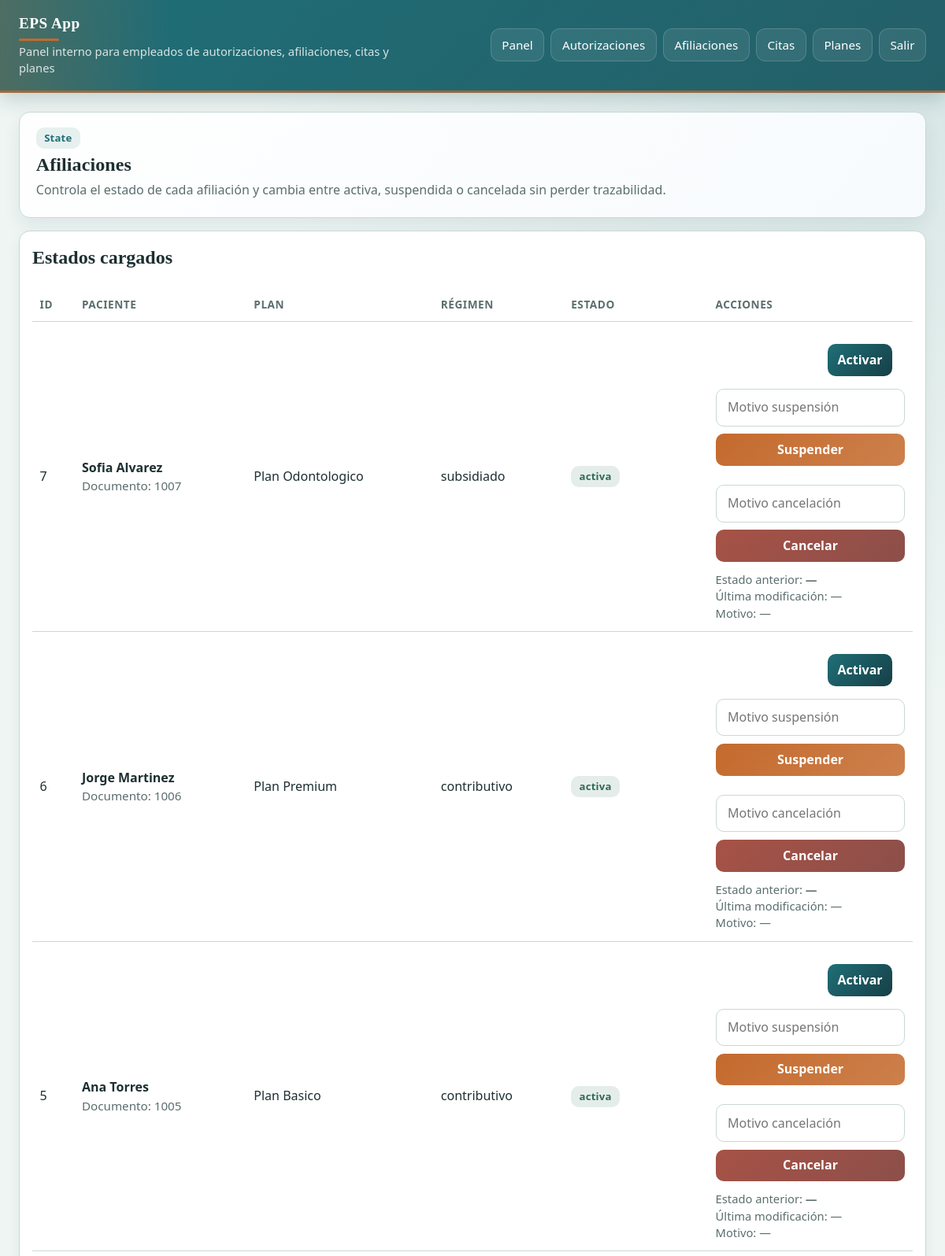
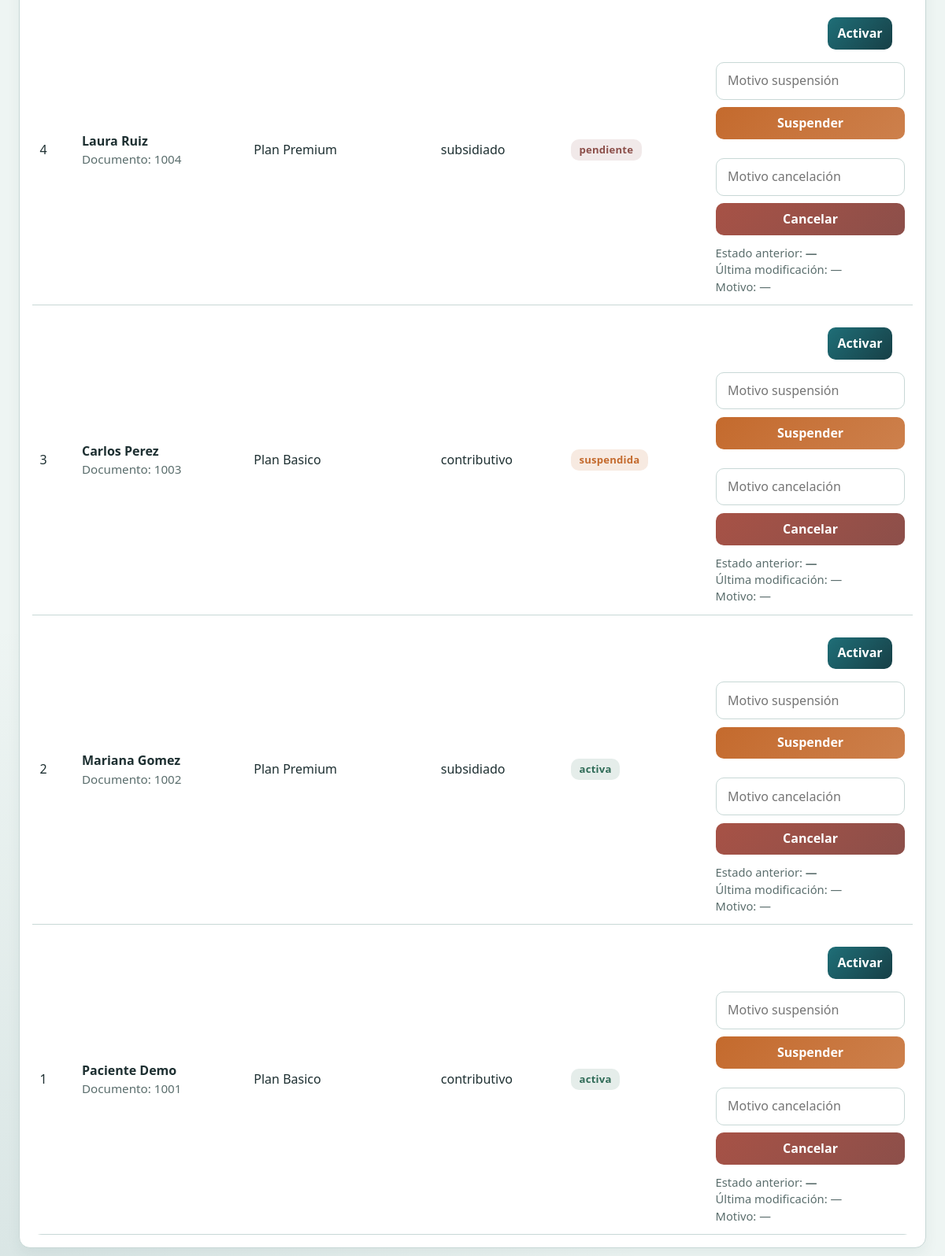
/afiliaciones/ (signed in), run on the app's committed database (2 pictures, top to bottom).
### tables this page shows
CREATE TABLE afiliaciones (
            id INTEGER PRIMARY KEY AUTOINCREMENT,
            paciente_id INTEGER NOT NULL,
            eps_nombre TEXT NOT NULL,
            regimen TEXT NOT NULL,
            estado TEXT NOT NULL,
            estado_anterior TEXT,
            fecha_afiliacion TEXT,
            fecha_cancelacion TEXT,
            motivo_modificacion TEXT,
            fecha_modificacion TEXT,
            FOREIGN KEY(paciente_id) REFERENCES pacientes(id)
        );

CREATE TABLE pacientes (
            id INTEGER PRIMARY KEY AUTOINCREMENT,
            nombre TEXT NOT NULL,
            documento TEXT UNIQUE NOT NULL,
            direccion TEXT,
            telefono TEXT,
            email TEXT,
            estado_afiliacion TEXT NOT NULL DEFAULT 'pendiente',
            plan_id INTEGER NOT NULL DEFAULT 1,
            FOREIGN KEY(plan_id) REFERENCES planes(id)
        );

CREATE TABLE planes (
            id INTEGER PRIMARY KEY AUTOINCREMENT,
            nombre TEXT NOT NULL,
            tipo TEXT NOT NULL,
            tarifa_base REAL NOT NULL,
            cobertura TEXT NOT NULL,
            incluye_ortodoncia INTEGER NOT NULL DEFAULT 0
        );

### presentation/controllers/affiliation_controller.py (the view)
@affiliation_bp.route("/")
@login_required
@role_required("admin", "auxiliar")
def index():
    affiliations = affiliation_service.list_affiliations()
    return render_template("afiliaciones/index.html", affiliations=affiliations)

### business/services/affiliation_service.py (called while the page is built)
    def list_affiliations(self):
        return self.affiliation_dao.list_all()

### data/database.py (called while the page is built)
def get_connection():
    if "db" not in g:
        database_path = Path(current_app.config["DATABASE"])
        connection = sqlite3.connect(database_path)
        connection.row_factory = sqlite3.Row
        g.db = connection
    return g.db

def close_connection(_error=None):
    connection = g.pop("db", None)
    if connection is not None:
        connection.close()

### presentation/controllers/auth_controller.py (called while the page is built)
def login_required(view):
    @wraps(view)
    def wrapped(*args, **kwargs):
        if "user_id" not in session:
            return redirect(url_for("auth.login"))
        return view(*args, **kwargs)
    return wrapped

def role_required(*allowed_roles):
    def decorator(view):
        @wraps(view)
        def wrapped(*args, **kwargs):
            if session.get("rol") not in allowed_roles:
                return redirect(url_for("auth.dashboard"))
            return view(*args, **kwargs)
        return wrapped
    return decorator

### presentation/templates/afiliaciones/index.html (shortened to what this page needs)
{% extends 'base.html' %}
{% block content %}
<section class="hero">
  <div class="badge">State</div>
  <h1>Afiliaciones</h1>
  <p>Controla el estado de cada afiliación y cambia entre activa, suspendida o cancelada sin perder trazabilidad.</p>
</section>
<section class="card">
  <h2>Estados cargados</h2>
  {% if affiliations %}
  <table>
    <thead>
      <tr>
        <th>ID</th>
        <th>Paciente</th>
        <th>Plan</th>
        <th>Régimen</th>
        <th>Estado</th>
        <th style="width:260px">Acciones</th>
      </tr>
    </thead>
    <tbody>
      {% for item in affiliations %}
      <tr class="main-row">
        <td class="muted">{{ item.id }}</td>
        <td>
          <strong>{{ item.paciente_nombre }}</strong>
          <div class="meta">Documento: {{ item.paciente_documento }}</div>
        </td>
        <td>{{ item.plan_nombre or '—' }}</td>
        <td>{{ item.regimen }}</td>
        <td>
          <span class="badge {% if item.estado == 'activa' %}success{% elif item.estado == 'suspendida' %}warning{% else %}danger{% endif %}">{{ item.estado }}</span>
        </td>
        <td>
          <div class="actions" style="justify-content:flex-end">
            <form method="post" action="{{ url_for('affiliation.change_state', affiliation_id=item.id, action='activar') }}" class="action-form">
              <button type="submit" title="Activar afiliación" class="btn-activate">Activar</button>
            </form>
            <div style="width:8px"></div>
            <form method="post" action="{{ url_for('affiliation.change_state', affiliation_id=item.id, action='suspender') }}" class="action-form">
              <input type="text" name="motivo_modificacion" placeholder="Motivo suspensión" class="reason-input" aria-label="Motivo suspensión">
              <button type="button" class="btn-suspend">Suspender</button>
            </form>
            <form method="post" action="{{ url_for('affiliation.change_state', affiliation_id=item.id, action='cancelar') }}" class="action-form">
              <input type="text" name="motivo_modificacion" placeholder="Motivo cancelación" class="reason-input" aria-label="Motivo cancelación">
              <button type="button" class="btn-cancel">Cancelar</button>
            </form>
          </div>
          <div class="detail meta" style="margin-top:.5rem">
            <div>Estado anterior: <strong>{{ item.estado_anterior or '—' }}</strong></div>
            <div>Última modificación: {{ item.fecha_modificacion or '—' }}</div>
            <div>Motivo: {{ item.motivo_modificacion or '—' }}</div>
          </div>
        </td>
      </tr>
      {% endfor %}
    </tbody>
  </table>
  {% else %}
    <p class="empty">No hay afiliaciones registradas.</p>
  {% endif %}
</section>
{% endblock %}

### presentation/templates/base.html (style rules this page uses)
:root { --bg: #eef5f3; --panel: #ffffff; --panel-soft: #f6fbfa; --text: #1d2f31; --muted: #5b6e6d; --primary: #1f6f78; --primary-2: #245f68; --primary-3: #173f46; --accent: #c46a2d; --border: #c8d8d6; --success: #2f6b57; --warning: var(--accent); --danger: #8c4f4a; }
* { box-sizing: border-box; }
body { font-family: "Segoe UI", Arial, sans-serif; margin: 0; background: radial-gradient(circle at top right, rgba(31,111,120,.12), transparent 26%), radial-gradient(circle at bottom left, rgba(36,95,104,.10), transparent 24%), var(--bg); color: var(--text); line-height: 1.45; }
.hero { background: linear-gradient(135deg, rgba(255,255,255,.95), rgba(248,251,254,.98)); border: 1px solid var(--border); border-radius: 14px; padding: 1.2rem 1.3rem; margin-bottom: 1rem; box-shadow: 0 10px 22px rgba(23,63,70,.07); }
.hero h1, .hero h2, .hero p { margin: .2rem 0; }
.hero p { color: var(--muted); }
.hero h1, .hero h2 { font-family: Georgia, "Times New Roman", serif; letter-spacing: .1px; }
.card { background: var(--panel); border: 1px solid var(--border); border-radius: 14px; padding: 1rem; box-shadow: 0 8px 18px rgba(23,63,70,.06); }
.card h2, .card h3 { margin-top: 0; font-family: Georgia, "Times New Roman", serif; }
.meta { color: var(--muted); font-size: .95rem; }
.badge { display: inline-flex; align-items: center; gap: .35rem; padding: .25rem .65rem; border-radius: 10px; background: #e6f0ef; color: var(--primary); font-size: .82rem; font-weight: 700; letter-spacing: .2px; margin-right: .35rem; }
.badge.success { background: rgba(47,107,87,.12); color: var(--success); }
.badge.warning { background: rgba(196,106,45,.14); color: var(--warning); }
.badge.danger { background: rgba(140,79,74,.12); color: var(--danger); }
.actions { display: flex; gap: .5rem; flex-wrap: wrap; margin-top: .75rem; }
.actions form { display: inline-block; }
input, select, button, textarea { padding: .7rem .9rem; margin: .25rem 0; width: 100%; box-sizing: border-box; border: 1px solid var(--border); border-radius: 10px; background: white; color: var(--text); font: inherit; }
button { background: linear-gradient(135deg, var(--primary), var(--primary-3)); color: white; border: 0; border-radius: 10px; cursor: pointer; font-weight: 700; transition: transform .18s ease, filter .18s ease; }
table { width: 100%; border-collapse: collapse; background: white; border-radius: 12px; overflow: hidden; }
th, td { text-align: left; padding: .75rem .6rem; border-bottom: 1px solid var(--border); vertical-align: top; }
th { color: var(--muted); font-size: .85rem; text-transform: uppercase; letter-spacing: .04em; }

### presentation/templates/afiliaciones/index.html (style rules this page uses)
.btn-activate { padding: .55rem .8rem; }
.btn-suspend { padding: .55rem .8rem; background: linear-gradient(135deg, var(--accent), rgba(196,106,45,.85)); color: white; border-radius: 10px; border: 0; }
.btn-cancel { padding: .55rem .8rem; background: linear-gradient(135deg, #a75246, #8c4f4a); color: white; border-radius: 10px; border: 0; }
.reason-input { width: 100%; margin-bottom: .35rem; }
.detail { color: var(--muted); font-size: .92rem; }
tr.main-row td { vertical-align: middle; }

### data on the page
afiliaciones: id "7", paciente_nombre "Sofia Alvarez", paciente_documento "1007", nombre "Plan Odontologico", regimen "subsidiado", estado "activa", estado_anterior "—", fecha_modificacion "—", motivo_modificacion "—"
afiliaciones: id "6", paciente_nombre "Jorge Martinez", paciente_documento "1006", nombre "Plan Premium", regimen "contributivo", estado "activa", estado_anterior "—", fecha_modificacion "—", motivo_modificacion "—"
afiliaciones: id "5", paciente_nombre "Ana Torres", paciente_documento "1005", nombre "Plan Basico", regimen "contributivo", estado "activa", estado_anterior "—", fecha_modificacion "—", motivo_modificacion "—"
afiliaciones: id "4", paciente_nombre "Laura Ruiz", paciente_documento "1004", nombre "Plan Premium", regimen "subsidiado", estado "pendiente", estado_anterior "—", fecha_modificacion "—", motivo_modificacion "—"
afiliaciones: id "3", paciente_nombre "Carlos Perez", paciente_documento "1003", nombre "Plan Basico", regimen "contributivo", estado "suspendida", estado_anterior "—", fecha_modificacion "—", motivo_modificacion "—"
afiliaciones: id "2", paciente_nombre "Mariana Gomez", paciente_documento "1002", nombre "Plan Premium", regimen "subsidiado", estado "activa", estado_anterior "—", fecha_modificacion "—", motivo_modificacion "—"
afiliaciones: id "1", paciente_nombre "Paciente Demo", paciente_documento "1001", nombre "Plan Basico", regimen "contributivo", estado "activa", estado_anterior "—", fecha_modificacion "—", motivo_modificacion "—"
